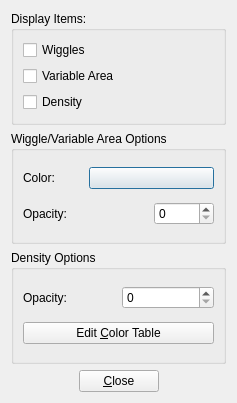
<?xml version="1.0" encoding="UTF-8"?>
<ui version="4.0">
 <class>TraceDisplayOptionsDialog</class>
 <widget class="QDialog" name="TraceDisplayOptionsDialog">
  <property name="geometry">
   <rect>
    <x>0</x>
    <y>0</y>
    <width>237</width>
    <height>403</height>
   </rect>
  </property>
  <property name="windowTitle">
   <string>Dialog</string>
  </property>
  <property name="windowIcon">
   <iconset resource="../ProjectViewer/icons.qrc">
    <normaloff>:/icons/images/logo_fs_64x64.png</normaloff>:/icons/images/logo_fs_64x64.png</iconset>
  </property>
  <layout class="QVBoxLayout" name="verticalLayout">
   <item>
    <widget class="QGroupBox" name="groupBox_3">
     <property name="title">
      <string>Display Items:</string>
     </property>
     <layout class="QVBoxLayout" name="verticalLayout_2">
      <item>
       <widget class="QCheckBox" name="cbWiggles">
        <property name="text">
         <string>Wiggles</string>
        </property>
       </widget>
      </item>
      <item>
       <widget class="QCheckBox" name="cbVariableArea">
        <property name="text">
         <string>Variable Area</string>
        </property>
       </widget>
      </item>
      <item>
       <widget class="QCheckBox" name="cbDensity">
        <property name="text">
         <string>Density</string>
        </property>
       </widget>
      </item>
     </layout>
    </widget>
   </item>
   <item>
    <widget class="QGroupBox" name="groupBox_4">
     <property name="title">
      <string>Wiggle/Variable Area Options</string>
     </property>
     <layout class="QGridLayout" name="gridLayout_3">
      <item row="0" column="0">
       <widget class="QLabel" name="label_4">
        <property name="text">
         <string>Color:</string>
        </property>
       </widget>
      </item>
      <item row="0" column="1" colspan="2">
       <widget class="ColorButton" name="cbTraceColor">
        <property name="text">
         <string/>
        </property>
       </widget>
      </item>
      <item row="1" column="0" colspan="2">
       <widget class="QLabel" name="label_5">
        <property name="text">
         <string>Opacity:</string>
        </property>
       </widget>
      </item>
      <item row="1" column="2">
       <widget class="QSpinBox" name="sbTraceOpacity">
        <property name="maximum">
         <number>100</number>
        </property>
       </widget>
      </item>
     </layout>
    </widget>
   </item>
   <item>
    <widget class="QGroupBox" name="groupBox_2">
     <property name="title">
      <string>Density Options</string>
     </property>
     <layout class="QGridLayout" name="gridLayout_2">
      <item row="0" column="0">
       <widget class="QLabel" name="label">
        <property name="text">
         <string>Opacity:</string>
        </property>
       </widget>
      </item>
      <item row="0" column="1">
       <widget class="QSpinBox" name="sbDensityOpacity">
        <property name="maximum">
         <number>100</number>
        </property>
       </widget>
      </item>
      <item row="1" column="0" colspan="2">
       <widget class="QPushButton" name="pbColorTable">
        <property name="text">
         <string>Edit &amp;Color Table</string>
        </property>
        <property name="icon">
         <iconset resource="../ProjectViewer/icons.qrc">
          <normaloff>:/icons/images/colortable-icon-32x32.png</normaloff>:/icons/images/colortable-icon-32x32.png</iconset>
        </property>
        <property name="iconSize">
         <size>
          <width>32</width>
          <height>32</height>
         </size>
        </property>
       </widget>
      </item>
     </layout>
    </widget>
   </item>
   <item>
    <layout class="QHBoxLayout" name="horizontalLayout">
     <item>
      <spacer name="horizontalSpacer">
       <property name="orientation">
        <enum>Qt::Horizontal</enum>
       </property>
       <property name="sizeHint" stdset="0">
        <size>
         <width>40</width>
         <height>20</height>
        </size>
       </property>
      </spacer>
     </item>
     <item>
      <widget class="QPushButton" name="pbClose">
       <property name="text">
        <string>&amp;Close</string>
       </property>
      </widget>
     </item>
     <item>
      <spacer name="horizontalSpacer_2">
       <property name="orientation">
        <enum>Qt::Horizontal</enum>
       </property>
       <property name="sizeHint" stdset="0">
        <size>
         <width>40</width>
         <height>20</height>
        </size>
       </property>
      </spacer>
     </item>
    </layout>
   </item>
  </layout>
  <zorder>groupBox_2</zorder>
  <zorder>groupBox_3</zorder>
  <zorder>groupBox_4</zorder>
 </widget>
 <customwidgets>
  <customwidget>
   <class>ColorButton</class>
   <extends>QPushButton</extends>
   <header location="global">colorbutton.h</header>
  </customwidget>
 </customwidgets>
 <resources>
  <include location="../ProjectViewer/icons.qrc"/>
 </resources>
 <connections>
  <connection>
   <sender>pbClose</sender>
   <signal>clicked()</signal>
   <receiver>TraceDisplayOptionsDialog</receiver>
   <slot>hide()</slot>
   <hints>
    <hint type="sourcelabel">
     <x>112</x>
     <y>216</y>
    </hint>
    <hint type="destinationlabel">
     <x>112</x>
     <y>118</y>
    </hint>
   </hints>
  </connection>
 </connections>
</ui>
